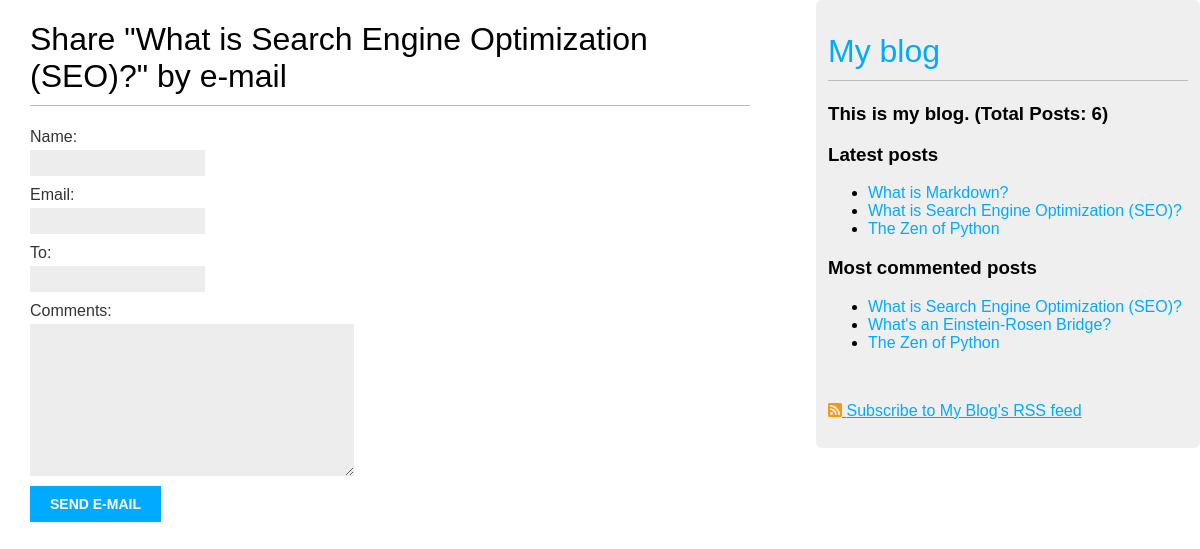
Page /blog/6/share/ on the committed database.
### blog/models.py (models this page shows, shortened)
class Post(models.Model):
    STATUS_CHOICES = (
        ("draft", "Draft"),
        ("published", "Published"),
    )
    title = models.CharField(max_length=250)
    slug = models.SlugField(max_length=250, unique_for_date="publish")
    author = models.ForeignKey(User, related_name="blog_posts", on_delete=models.CASCADE)
    body = models.TextField()
    publish = models.DateTimeField(default=timezone.now)
    created = models.DateTimeField(auto_now_add=True)
    updated = models.DateTimeField(auto_now=True)
    status = models.CharField(max_length=10, choices=STATUS_CHOICES, default="draft")
    tags = TaggableManager()
    class Meta:
        ordering = ('-publish',)
    objects = models.Manager()  # Default Manager
    published = PublishedManager()  # Our custom manager
    drafted = DraftedManager()  # Our custom manager
    def get_absolute_url(self):
        return reverse('blog:post_detail',
                       args=[self.publish.year,
                             self.publish.strftime('%m'),
                             self.publish.strftime('%d'),
                             self.slug])

### blog/views.py (the view, shortened to what this page needs)
# urls.py: url(r'^(?P<post_id>\d+)/share/$', views.share_post, name='share_post'),
def share_post(request, post_id):
    post = get_object_or_404(Post, id=post_id, status='published')
    form = EmailPostForm()
    return render(request, 'blog/post/share.html', {'post': post, 'form': form})

### blog/forms.py
class EmailPostForm(Form):
    name = CharField(max_length=32)
    email = EmailField()
    to = EmailField()
    comments = CharField(required=False, widget=Textarea)

### blog/models.py (called while the page is built)
    def get_queryset(self):
        return super(PublishedManager, self).get_queryset().filter(status='published')

### blog/templatetags/blog_tags.py (called while the page is built)
@register.simple_tag
def total_posts():
    return Post.published.count()

@register.inclusion_tag('blog/post/latest_posts.html')
def show_latest_posts(count=5):
    latest_posts = Post.published.order_by('-publish')[:count]
    return {'latest_posts': latest_posts}

@register.simple_tag
def get_most_commented_posts(count=5):
    return Post.published.annotate(total_comments=Count('comments')).order_by('-total_comments')[:count]

### templates/blog/post/share.html (shortened to what this page needs)
{% extends "blog/base.html" %}
{% block content %}
    <h1>Share "{{ post.title }}" by e-mail</h1>
    <form action="{% url 'blog:share_post' post.id %}" method="post">
        {{ form.as_p }}
        <input type="submit" value="Send e-mail">
    </form>
{% endblock %}

### templates/blog/base.html (shortened to what this page needs)
{% load blog_tags %}
{% load staticfiles %}
<!DOCTYPE html>
<html lang="en">
<head>
    <link href="{% static 'blog/css/blog.css' %}" rel="stylesheet">
    <link href="{% static 'blog/css/fontawesome-all.min.css' %}" rel="stylesheet">
</head>
<body>
    <div id="content">
        {% block content %}
        {% endblock %}
    </div>
    <div id="sidebar">
        <a href="{% url 'blog:post_list' %}"><h1>My blog</h1></a>
        <h3>This is my blog. (Total Posts: {% total_posts %})</h3>
        <h3>Latest posts</h3>
        {% show_latest_posts 3 %}
        <h3>Most commented posts</h3>
        {% get_most_commented_posts 3 as most_commented_posts %}
        <ul>
            {% for post in most_commented_posts %}
                <li>
                    <a href="{{ post.get_absolute_url }}">{{ post.title }}</a>
                </li>
            {% endfor %}
        </ul>
        <br>
        <p>
            <a href="{% url 'blog:post_feed' %}" target="_blank" style="text-decoration: underline;">
                <i class="fas fa-rss-square" style="color: #f39c12"></i> Subscribe to My Blog's RSS feed
            </a>
        </p>
    </div>
</body>
</html>

### templates/blog/post/latest_posts.html
<ul>
    {% for post in latest_posts %}
        <li>
            <a href="{{ post.get_absolute_url }}">{{ post.title }}</a>
        </li>
    {% endfor %}
</ul>

### static/blog/css/blog.css (style rules this page uses)
body { margin: 0; padding: 0; font-family: helvetica, sans-serif; }
a { color: #00ABFF; text-decoration: none; }
h1 { font-weight: normal; border-bottom: 1px solid #bbb; padding: 0 0 10px 0; }
#content { float: left; width: 60%; padding: 0 0 0 30px; }
#sidebar { float: right; width: 30%; padding: 10px; background: #efefef; height: 100%; border: 2px solid transparent; border-radius: 6px; }
label { float: left; clear: both; color: #333; margin-bottom: 4px; }
input, textarea { clear: both; float: left; margin: 0 0 10px; background: #ededed; border: 0; padding: 6px 10px; font-size: 12px; }
input[type=submit] { font-weight: bold; background: #00abff; color: #fff; padding: 10px 20px; font-size: 14px; text-transform: uppercase; }

### rows in the picture
Post: title "What is Search Engine Optimization (SEO)?"
Post: title "What is Markdown?"
Post: title "The Zen of Python"
Post: title "What's an Einstein-Rosen Bridge?"
